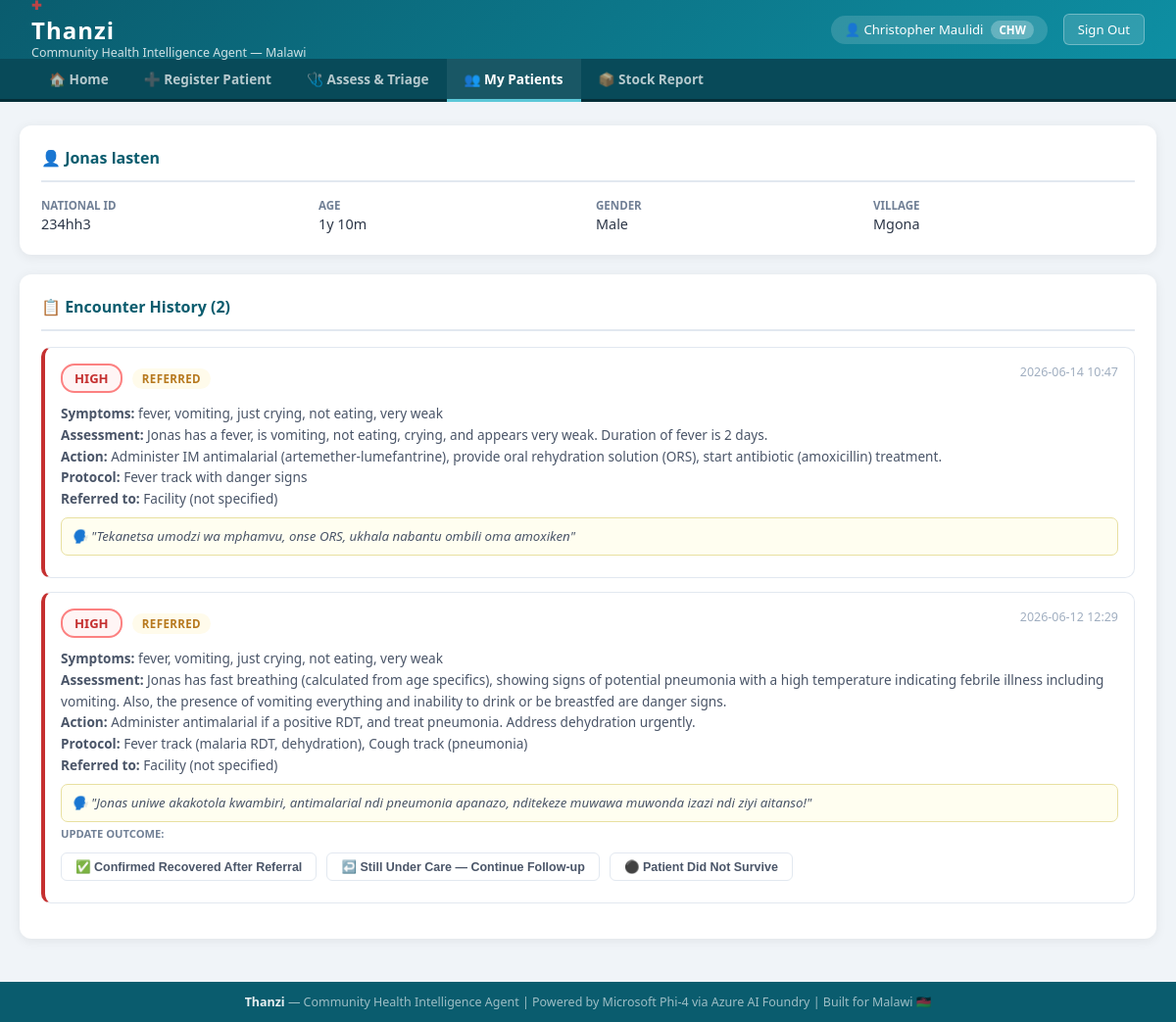
/chw/patient/234hh3 (signed in), run on the app's committed database.
### tables this page shows
CREATE TABLE patients (
                national_id             TEXT    PRIMARY KEY,
                name                    TEXT    NOT NULL,
                age_months              INTEGER NOT NULL DEFAULT 0,
                gender                  TEXT    NOT NULL DEFAULT 'Unknown'
                                        CHECK(gender IN ('Male', 'Female', 'Unknown')),
                village                 TEXT    NOT NULL DEFAULT '',
                registered_by_chw_id    INTEGER REFERENCES users(id)
                                        ON UPDATE CASCADE ON DELETE SET NULL,
                created_at              TEXT    NOT NULL DEFAULT (datetime('now')),
                last_updated_at         TEXT    NOT NULL DEFAULT (datetime('now'))
            );

CREATE TABLE encounters (
                id                      INTEGER PRIMARY KEY AUTOINCREMENT,
                patient_id              TEXT    NOT NULL
                                        REFERENCES patients(national_id)
                                        ON UPDATE CASCADE ON DELETE CASCADE,
                chw_id                  INTEGER NOT NULL
                                        REFERENCES users(id)
                                        ON UPDATE CASCADE ON DELETE CASCADE,
                timestamp               TEXT    NOT NULL DEFAULT (datetime('now')),
                symptoms_original       TEXT    NOT NULL DEFAULT '',
                symptoms_english        TEXT    NOT NULL DEFAULT '',
                detected_language       TEXT    NOT NULL DEFAULT 'Unknown',
                risk_level              TEXT    NOT NULL DEFAULT 'LOW'
                                        CHECK(risk_level IN ('LOW', 'MEDIUM', 'HIGH')),
                iccm_protocol_applied   TEXT    NOT NULL DEFAULT '',
                assessment_notes        TEXT    NOT NULL DEFAULT '',
                recommended_action      TEXT    NOT NULL DEFAULT '',
                reasoning               TEXT    NOT NULL DEFAULT '',
                referral_needed         INTEGER NOT NULL DEFAULT 0,
                escalated_to_supervisor INTEGER NOT NULL DEFAULT 0,
                supervisor_id           INTEGER REFERENCES users(id)
                                        ON UPDATE CASCADE ON DELETE SET NULL,
                supervisor_feedback     TEXT    NOT NULL DEFAULT '',
                escalated_to_dho        INTEGER NOT NULL DEFAULT 0,
                dho_id                  INTEGER REFERENCES users(id)
                                        ON UPDATE CASCADE ON DELETE SET NULL,
                target_facility_id      INTEGER REFERENCES facilities(id)
                                        ON UPDATE CASCADE ON DELETE SET NULL,
                referral_urgency        TEXT    NOT NULL DEFAULT ''
                                        CHECK(referral_urgency IN ('', 'ROUTINE', 'URGENT', 'EMERGENCY')),
                chichewa_family_message TEXT    NOT NULL DEFAULT '',
                follow_up_days          INTEGER NOT NULL DEFAULT 3,
                record_closed           INTEGER NOT NULL DEFAULT 0
            , outcome TEXT NOT NULL DEFAULT 'ONGOING');

### routes/chw.py (the view)
@chw_bp.route('/patient/<national_id>')
@role_required('CHW')
def patient_history(national_id):
    with get_db() as conn:
        patient = conn.execute(
            "SELECT * FROM patients WHERE national_id = ? AND registered_by_chw_id = ?",
            (national_id, session['user_id'])
        ).fetchone()
        if not patient:
            flash('Patient not found.', 'danger')
            return redirect(url_for('chw.patients'))
        encounters = conn.execute("""
            SELECT e.*, f.name as facility_name
            FROM encounters e
            LEFT JOIN facilities f ON e.target_facility_id = f.id
            WHERE e.patient_id = ?
            ORDER BY e.timestamp DESC
        """, (national_id,)).fetchall()
    return render_template('chw_patient_history.html', patient=patient, encounters=encounters)

### database.py (called while the page is built)
@contextmanager
def get_db():
    conn = sqlite3.connect(Config.DATABASE_PATH)
    conn.row_factory = sqlite3.Row
    conn.execute("PRAGMA foreign_keys = ON")
    conn.execute("PRAGMA journal_mode = WAL")
    try:
        yield conn
        conn.commit()
    except Exception:
        conn.rollback()
        raise
    finally:
        conn.close()

### routes/auth.py (called while the page is built)
def role_required(*roles):
    from functools import wraps
    def decorator(f):
        @wraps(f)
        def decorated(*args, **kwargs):
            if 'user_id' not in session:
                if request.is_json or '/api/' in request.path:
                    return jsonify({'error': 'Session expired. Please log in again.'}), 401
                flash('Please log in to continue.', 'warning')
                return redirect(url_for('auth.login'))
            if session.get('role') not in roles:
                if request.is_json or '/api/' in request.path:
                    return jsonify({'error': 'Access denied.'}), 403
                flash('You do not have permission to access that page.', 'danger')
                return redirect(url_for('auth.dashboard'))
            return f(*args, **kwargs)
        return decorated
    return decorator

### templates/chw_patient_history.html (shortened to what this page needs)
{% extends 'base.html' %}
{% block subnav %}
<div class="subnav">
  <a href="{{ url_for('chw.dashboard') }}">🏠 Home</a>
  <a href="{{ url_for('chw.register_patient') }}">➕ Register Patient</a>
  <a href="{{ url_for('chw.assess') }}">🩺 Assess & Triage</a>
  <a href="{{ url_for('chw.patients') }}" class="active">👥 My Patients</a>
  <a href="{{ url_for('chw.stock') }}">📦 Stock Report</a>
</div>
{% endblock %}
{% block content %}
<div class="card" style="margin-bottom:20px;">
  <div class="card-header">👤 {{ patient.name }}</div>
  <div class="grid-4">
    <div>
      <div style="font-size:0.72rem;color:#718096;text-transform:uppercase;font-weight:700;">National ID</div>
      <div style="font-size:0.9rem;margin-top:2px;">{{ patient.national_id }}</div>
    </div>
    <div>
      <div style="font-size:0.72rem;color:#718096;text-transform:uppercase;font-weight:700;">Age</div>
      <div style="font-size:0.9rem;margin-top:2px;">{{ (patient.age_months // 12) }}y {{ (patient.age_months % 12) }}m</div>
    </div>
    <div>
      <div style="font-size:0.72rem;color:#718096;text-transform:uppercase;font-weight:700;">Gender</div>
      <div style="font-size:0.9rem;margin-top:2px;">{{ patient.gender }}</div>
    </div>
    <div>
      <div style="font-size:0.72rem;color:#718096;text-transform:uppercase;font-weight:700;">Village</div>
      <div style="font-size:0.9rem;margin-top:2px;">{{ patient.village or '—' }}</div>
    </div>
  </div>
</div>
<div class="card">
  <div class="card-header">📋 Encounter History ({{ encounters | length }})</div>
  {% if encounters %}
    {% for e in encounters %}
    <div class="encounter-card {{ e.risk_level | lower }}">
      <div style="display:flex;justify-content:space-between;align-items:flex-start;flex-wrap:wrap;gap:8px;">
        <div>
          <span class="risk-badge risk-{{ e.risk_level }}">{{ e.risk_level }}</span>
          <span class="outcome-badge outcome-{{ e.outcome }}" style="margin-left:6px;">
            {{ e.outcome.replace('_', ' ') }}
          </span>
        </div>
        <span style="font-size:0.78rem;color:#a0aec0;">{{ e.timestamp[:16] }}</span>
      </div>
      <div style="font-size:0.85rem;color:#4a5568;margin-top:10px;line-height:1.6;">
        <strong>Symptoms:</strong> {{ e.symptoms_english }}<br>
        <strong>Assessment:</strong> {{ e.assessment_notes }}<br>
        <strong>Action:</strong> {{ e.recommended_action }}<br>
        {% if e.iccm_protocol_applied %}<strong>Protocol:</strong> {{ e.iccm_protocol_applied }}<br>{% endif %}
        {% if e.referral_needed %}
          <strong>Referred to:</strong> {{ e.facility_name or 'Facility (not specified)' }}
          {% if e.referral_urgency %}<span style="color:#c53030;font-weight:700;"> — {{ e.referral_urgency }}</span>{% endif %}<br>
        {% endif %}
        {% if e.chichewa_family_message %}
        <div style="background:#fffef0;border:1px solid #e8e0a0;border-radius:7px;padding:8px 10px;margin-top:8px;font-style:italic;font-size:0.83rem;">
          🗣️ "{{ e.chichewa_family_message }}"
        </div>
        {% endif %}
      </div>
      {% if not e.record_closed %}
      <div style="margin-top:4px;">
        <div style="font-size:0.7rem;color:#718096;text-transform:uppercase;font-weight:700;margin-bottom:4px;">
          Update outcome:
        </div>
        {% if e.outcome == 'REFERRED' %}
          <button class="outcome-btn" onclick="updateOutcome({{ e.id }}, 'REFERRED_COMPLETED', this)">✅ Confirmed Recovered After Referral</button>
          <button class="outcome-btn" onclick="updateOutcome({{ e.id }}, 'ONGOING', this)">↩️ Still Under Care — Continue Follow-up</button>
          <button class="outcome-btn" onclick="updateOutcome({{ e.id }}, 'DECEASED', this)">⚫ Patient Did Not Survive</button>
        {% endif %}
      </div>
      {% endif %}
    </div>
    {% endfor %}
  {% else %}
  <div class="placeholder">
    <span class="placeholder-icon">📋</span>
    <p>No encounters recorded yet for this patient.</p>
  </div>
  {% endif %}
</div>
{% endblock %}

### templates/base.html (style rules this page uses)
* { margin:0;padding:0;box-sizing:border-box; }
body { font-family:'Segoe UI',Tahoma,Geneva,Verdana,sans-serif;background:#f0f4f8;color:#2d3748;min-height:100vh;display:flex;flex-direction:column; }
.subnav { background:#084a59;padding:0 32px;display:flex;gap:0;border-bottom:3px solid #052e38; }
.subnav a { color:rgba(255,255,255,0.7);text-decoration:none;padding:11px 18px;font-size:0.85rem;font-weight:600;border-bottom:3px solid transparent;margin-bottom:-3px;transition:all 0.2s;display:flex;align-items:center;gap:6px; }
.subnav a:hover,.subnav a.active { color:white;border-bottom-color:#5cc8d8;background:rgba(255,255,255,0.07); }
.card { background:white;border-radius:12px;padding:22px;box-shadow:0 2px 12px rgba(0,0,0,0.07);margin-bottom:20px; }
.card-header { font-size:1rem;font-weight:700;color:#0a5c6e;margin-bottom:16px;padding-bottom:12px;border-bottom:2px solid #e2e8f0;display:flex;align-items:center;gap:8px; }
.grid-4 { display:grid;grid-template-columns:1fr 1fr 1fr 1fr;gap:16px; }
.risk-badge { display:inline-block;padding:4px 12px;border-radius:14px;font-weight:700;font-size:0.82rem; }
.risk-HIGH { background:#fff5f5;color:#c53030;border:2px solid #fc8181; }

### templates/chw_patient_history.html (style rules this page uses)
.encounter-card { border:1px solid #e2e8f0;border-radius:10px;padding:16px;margin-bottom:14px;background:white; }
.encounter-card.high { border-left:4px solid #c53030; }
.outcome-badge { display:inline-block;padding:3px 10px;border-radius:12px;font-size:0.72rem;font-weight:700;text-transform:uppercase;letter-spacing:0.4px; }
.outcome-REFERRED { background:#fffbeb;color:#b7791f; }
.outcome-btn { padding:6px 14px;border-radius:6px;font-size:0.78rem;font-weight:600;cursor:pointer;border:1.5px solid #e2e8f0;background:white;color:#4a5568;margin-right:6px;margin-top:8px;transition:all 0.15s; }

### data on the page
patients: name "Jonas lasten", national_id "234hh3", age_months "1", (patient.age_months%12) "10", gender "Male", village "Mgona"
encounters: risk_level "HIGH", outcome.replace "REFERRED", timestamp "2026-06-14 10:47", symptoms_english "fever, vomiting, just crying, not eating, very weak", assessment_notes "Jonas has a fever, is vomiting, not eating, crying, and appears very weak. Duration of fever is 2 days.", recommended_action "Administer IM antimalarial (artemether-lumefantrine), provide oral rehydration solution (ORS), start antibiotic (amoxicillin) treatment.", iccm_protocol_applied "Fever track with danger signs", facility_name "Facility (not specified)", chichewa_family_message "Tekanetsa umodzi wa mphamvu, onse ORS, ukhala nabantu ombili oma amoxiken"
encounters: risk_level "HIGH", outcome.replace "REFERRED", timestamp "2026-06-12 12:29", symptoms_english "fever, vomiting, just crying, not eating, very weak", assessment_notes "Jonas has fast breathing (calculated from age specifics), showing signs of potential pneumonia with a high temperature indicating febrile illness including vomiting. Also, the presence of vomiting everything and inability to drink or be breastfed are danger signs.", recommended_action "Administer antimalarial if a positive RDT, and treat pneumonia. Address dehydration urgently.", iccm_protocol_applied "Fever track (malaria RDT, dehydration), Cough track (pneumonia)", facility_name "Facility (not specified)", chichewa_family_message "Jonas uniwe akakotola kwambiri, antimalarial ndi pneumonia apanazo, nditekeze muwawa muwonda izazi ndi ziyi aitanso!"

### other printed values
{{ session.get('full_name', 'User') }} "Christopher Maulidi"
{{ session.get('role', '') }} "CHW"
{{ encounters | length }} "2"
